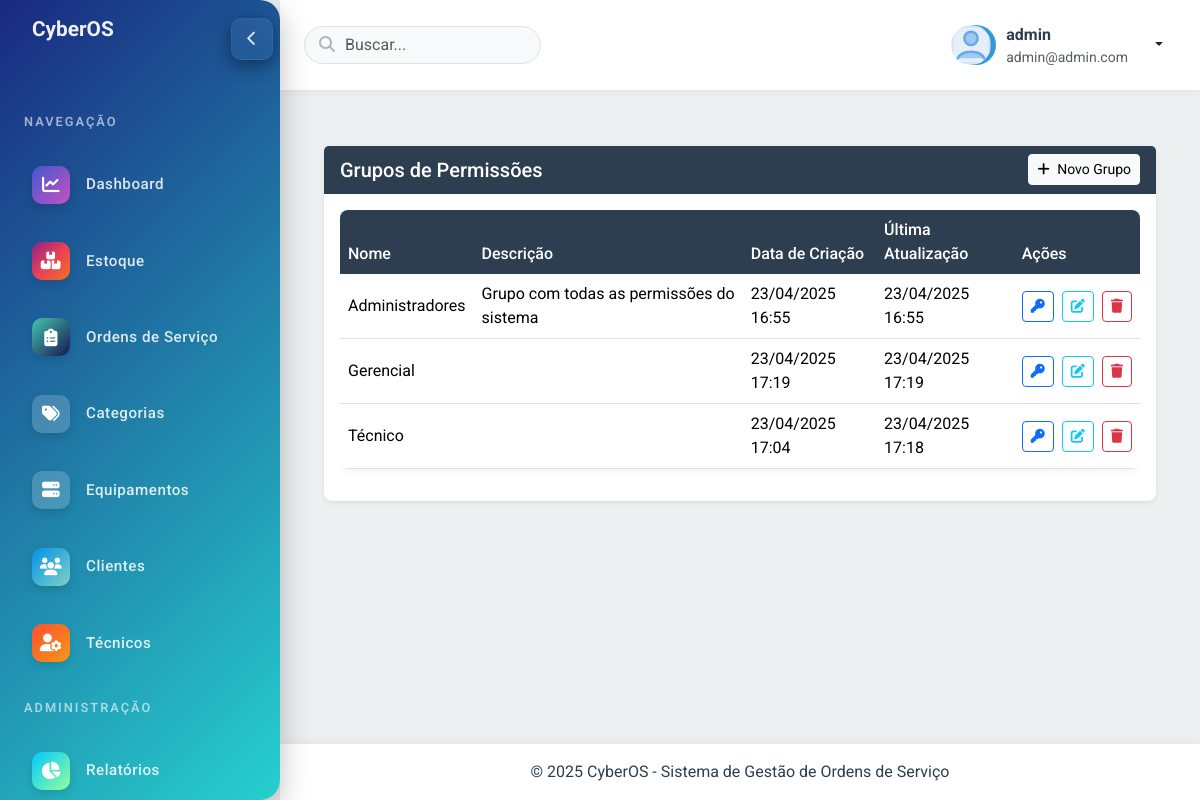
Page /usuarios/grupos/ (signed in) on the committed database.
### usuarios/models.py (models this page shows, shortened)
class GrupoPermissao(models.Model):
    nome = models.CharField(max_length=100)
    descricao = models.TextField(blank=True)
    data_criacao = models.DateTimeField(auto_now_add=True)
    ultima_atualizacao = models.DateTimeField(auto_now=True)
    class Meta:
        verbose_name = "Grupo de Permissão"
        verbose_name_plural = "Grupos de Permissões"

### usuarios/views.py (the view)
# urls.py: path('grupos/', views.listar_grupos_permissao, name='listar_grupos_permissao'),
@login_required
@user_passes_test(is_admin)
def listar_grupos_permissao(request):
    grupos = GrupoPermissao.objects.all().order_by('nome')
    return render(request, 'usuarios/grupos_permissao/listar.html', {
        'grupos': grupos
    })

### usuarios/views.py (called while the page is built)
def is_admin(user):
    if not user.is_authenticated:
        return False
    return user.is_superuser or user.perfil.tem_permissao(Menu.objects.get(nome='Gestão de Usuários'), 'visualizar')

### templates/usuarios/grupos_permissao/listar.html
{% extends "base.html" %}
{% block content %}
<div class="container-fluid py-4">
    <div class="row">
        <div class="col-12">
            <div class="card shadow-sm border-0">
                <div class="card-header bg-gradient-primary text-white d-flex justify-content-between align-items-center">
                    <h5 class="mb-0">Grupos de Permissões</h5>
                    <a href="{% url 'usuarios:criar_grupo_permissao' %}" class="btn btn-light btn-sm">
                        <i class="fas fa-plus me-1"></i> Novo Grupo
                    </a>
                </div>
                <div class="card-body">
                    {% if grupos %}
                    <div class="table-responsive">
                        <table class="table table-hover align-middle">
                            <thead>
                                <tr>
                                    <th>Nome</th>
                                    <th>Descrição</th>
                                    <th>Data de Criação</th>
                                    <th>Última Atualização</th>
                                    <th>Ações</th>
                                </tr>
                            </thead>
                            <tbody>
                                {% for grupo in grupos %}
                                <tr>
                                    <td>{{ grupo.nome }}</td>
                                    <td>{{ grupo.descricao|truncatechars:100 }}</td>
                                    <td>{{ grupo.data_criacao|date:"d/m/Y H:i" }}</td>
                                    <td>{{ grupo.ultima_atualizacao|date:"d/m/Y H:i" }}</td>
                                    <td>
                                        <div class="d-flex">
                                            <a href="{% url 'usuarios:configurar_grupo_permissao' grupo.id %}" class="btn btn-sm btn-outline-primary me-2" title="Configurar Permissões">
                                                <i class="fas fa-key"></i>
                                            </a>
                                            <a href="{% url 'usuarios:editar_grupo_permissao' grupo.id %}" class="btn btn-sm btn-outline-info me-2" title="Editar">
                                                <i class="fas fa-edit"></i>
                                            </a>
                                            <a href="{% url 'usuarios:excluir_grupo_permissao' grupo.id %}" class="btn btn-sm btn-outline-danger" title="Excluir">
                                                <i class="fas fa-trash"></i>
                                            </a>
                                        </div>
                                    </td>
                                </tr>
                                {% endfor %}
                            </tbody>
                        </table>
                    </div>
                    {% else %}
                    <div class="alert alert-info">
                        Nenhum grupo de permissões cadastrado.
                    </div>
                    {% endif %}
                </div>
            </div>
        </div>
    </div>
</div>
{% endblock %}

### templates/base.html (shortened to what this page needs)
<!DOCTYPE html>
{% load static %}
<html lang="pt-br">
<head>
    <link rel="stylesheet" href="https://cdnjs.cloudflare.com/ajax/libs/font-awesome/6.5.1/css/all.min.css">
    <link href="https://cdn.jsdelivr.net/npm/bootstrap@5.3.2/dist/css/bootstrap.min.css" rel="stylesheet">
    <link rel="stylesheet" href="https://unpkg.com/leaflet@1.9.4/dist/leaflet.css">
    <link rel="stylesheet" href="{% static 'css/custom.css' %}">
</head>
<body>
    <div class="wrapper">
        <aside class="sidebar" id="sidebar">
            <div class="sidebar-logo d-flex align-items-center">
                <span class="logo-text text-start d-block ms-3">
                    CyberOS
                </span>
            </div>
            <div class="text-center mb-3">
                <button class="sidebar-toggle" id="sidebarToggle" aria-expanded="true" aria-label="Recolher menu" title="Recolher menu">
                    <span class="toggle-icon" aria-hidden="true"><i class="fas fa-chevron-left"></i></span>
                </button>
            </div>
            <div class="sidebar-menu">
                <div class="sidebar-heading">Navegação</div>
                <div class="sidebar-item">
                    <a href="{% url 'dashboard' %}" class="sidebar-link {% if request.path == '/dashboard/' %}active{% endif %}">
                        <div class="sidebar-icon icon-dashboard">
                            <i class="fas fa-chart-line"></i>
                        </div>
                        <span class="sidebar-text">Dashboard</span>
                    </a>
                </div>
                {% if user.is_superuser or not user.perfil.tipo == 'tecnico' %}
                <div class="sidebar-item">
                    <a href="/produtos/" class="sidebar-link {% if '/produtos/' in request.path %}active{% endif %}">
                        <div class="sidebar-icon icon-inventory">
                            <i class="fas fa-boxes"></i>
                        </div>
                        <span class="sidebar-text">Estoque</span>
                    </a>
                </div>
                {% endif %}
                <div class="sidebar-item">
                    <a href="{% url 'listar_ordens' %}" class="sidebar-link {% if '/ordens/' in request.path and not '/ordens/categorias/' in request.path %}active{% endif %}">
                        <div class="sidebar-icon icon-orders">
                            <i class="fas fa-clipboard-list"></i>
                        </div>
                        <span class="sidebar-text">Ordens de Serviço</span>
                    </a>
                </div>
                {% if user.is_superuser or not user.perfil.tipo == 'tecnico' %}
                <div class="sidebar-item">
                    <a href="{% url 'listar_categorias' %}" class="sidebar-link {% if '/ordens/categorias/' in request.path %}active{% endif %}">
                        <div class="sidebar-icon">
                            <i class="fas fa-tags"></i>
                        </div>
                        <span class="sidebar-text">Categorias</span>
                    </a>
                </div>
                <div class="sidebar-item">
                    <a href="{% url 'listar_equipamentos' %}" class="sidebar-link {% if '/equipamentos/' in request.path %}active{% endif %}">
                        <div class="sidebar-icon">
                            <i class="fas fa-server"></i>
                        </div>
                        <span class="sidebar-text">Equipamentos</span>
                    </a>
                </div>
                <div class="sidebar-item">
                    <a href="{% url 'listar_clientes' %}" class="sidebar-link {% if '/clientes/' in request.path %}active{% endif %}">
                        <div class="sidebar-icon icon-clients">
                            <i class="fas fa-users"></i>
                        </div>
                        <span class="sidebar-text">Clientes</span>
                    </a>
                </div>
                <div class="sidebar-item">
                    <a href="{% url 'tecnicos:listar_tecnicos' %}" class="sidebar-link {% if '/tecnicos/' in request.path %}active{% endif %}">
                        <div class="sidebar-icon icon-technicians">
                            <i class="fas fa-user-cog"></i>
                        </div>
                        <span class="sidebar-text">Técnicos</span>
                    </a>
                </div>
                <div class="sidebar-heading">Administração</div>
                <div class="sidebar-item">
                    <a href="{% url 'relatorios:lista_relatorios' %}" class="sidebar-link {% if '/relatorios/' in request.path %}active{% endif %}">
                        <div class="sidebar-icon icon-reports">
                            <i class="fas fa-chart-pie"></i>
                        </div>
                        <span class="sidebar-text">Relatórios</span>
                    </a>
                </div>
                {% endif %}
            </div>
        </aside>
        <div class="main-content">
            <header class="main-header">
                <div class="header-search">
                    <div class="position-relative">
                        <input type="text" class="form-control" placeholder="Buscar...">
                        <i class="fas fa-search search-icon"></i>
                    </div>
                </div>
                <div class="header-profile ms-2">
                    {% if user.is_authenticated %}
                    <div class="avatar">
                        {% if user.perfil and user.perfil.foto %}
                            <img src="{{ user.perfil.foto.url }}" alt="{{ user.get_full_name|default:user.username }}" class="avatar-img">
                        {% else %}
                            <img src="{% static 'img/default-avatar.svg' %}" alt="{{ user.get_full_name|default:user.username }}" class="avatar-img">
                        {% endif %}
                    </div>
                    <div>
                        <div class="fw-bold">{{ user.get_full_name|default:user.username }}</div>
                        <div class="small text-muted">{{ user.email }}</div>
                    </div>
                    <div class="header-dropdown">
                        <div class="dropdown">
                            <button class="btn btn-link text-dark dropdown-toggle" type="button" id="userDropdown" data-bs-toggle="dropdown">
                            </button>
                        </div>
                    </div>
                    {% else %}
                    <a class="btn btn-primary" href="{% url 'login' %}">
                        <i class="fas fa-sign-in-alt me-1"></i> Entrar
                    </a>
                    {% endif %}
                </div>
            </header>
            <div class="content-wrapper">
                {% block content %}{% endblock %}
            </div>
            <footer class="main-footer">
                <div class="d-flex justify-content-center">
                    <p class="mb-0">&copy; {% now "Y" %} CyberOS - Sistema de Gestão de Ordens de Serviço</p>
                </div>
            </footer>
        </div>
    </div>
    <link href="https://cdn.jsdelivr.net/npm/select2@4.1.0-rc.0/dist/css/select2.min.css" rel="stylesheet" />
    <link href="https://cdn.jsdelivr.net/npm/@ttskch/select2-bootstrap-5-theme@1.3.0/dist/select2-bootstrap-5-theme.min.css" rel="stylesheet" />
</body>
</html>

### rows in the picture
GrupoPermissao: nome "Administradores", descricao "Grupo com todas as permissões do sistema", data_criacao "23/04/2025 16:55", ultima_atualizacao "23/04/2025 16:55"
GrupoPermissao: nome "Gerencial", data_criacao "23/04/2025 17:19", ultima_atualizacao "23/04/2025 17:19"
GrupoPermissao: nome "Técnico", data_criacao "23/04/2025 17:04", ultima_atualizacao "23/04/2025 17:18"

### other values in the picture
{{ user.get_full_name|default:user.username }} "admin"
{{ user.email }} "admin@admin.com"
